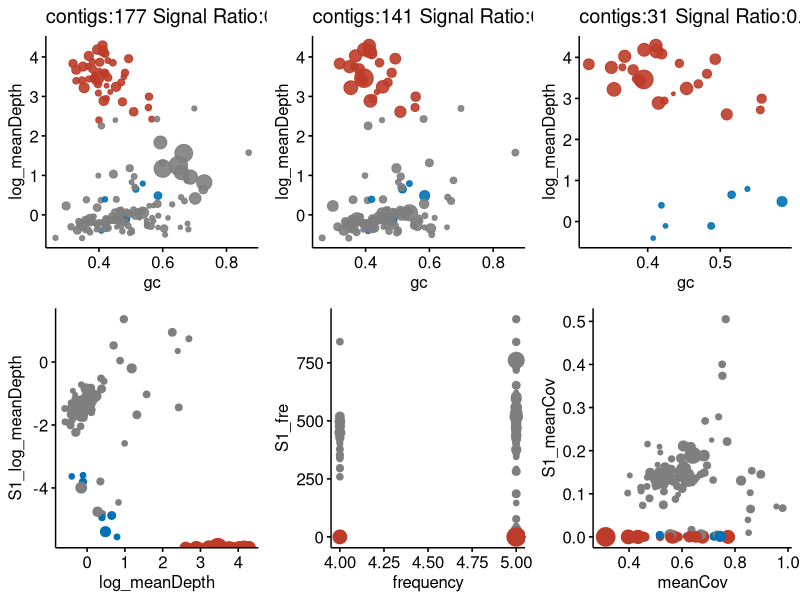

R code for this plot:
library(ggsci)
library(ggpubr)
CalSR <- function(data){
R = sum(data[which(data$Specy==1),]$length)/sum(data$length)
return(round(R,digits=4))
}
C = pal_nejm("default")(2)

#top
#left
Main <- read.table("hiv.V2.feature.txt",head=T,sep="\t")
Main$Specy = factor(Main$Specy)
Main$log_meanDepth = log(Main$meanDepth)
Main$S1_log_meanDepth = log(Main$S1_meanDep)
Main$ifCops = paste(Main$frequency>=4,Main$S1_fre<10,Main$Specy)

#right
colorsQ = c("grey50","grey50",C[1],"grey50",C[2],C[1])

f1_left = ggscatter(Main,"gc","log_meanDepth",color="ifCops",alpha=I(0.9),legend="none",palette=colorsQ,size="length",title=paste0("contigs:",dim(Main)[1]," Signal Ratio:",CalSR(Main)))
Main_m6 = Main[which(Main$frequency>=4),]
colorsQ = c("grey50",C[2],C[1])
f1_middle = ggscatter(Main_m6,"gc","log_meanDepth",color="ifCops",alpha=I(0.9),legend="none",palette=colorsQ,size="length",title=paste0("contigs:",dim(Main_m6)[1]," Signal Ratio:",CalSR(Main_m6)))
Main_m6_m10 = Main_m6[which(Main_m6$S1_fre<10),]
f1_right = ggscatter(Main_m6_m10,"gc","log_meanDepth",color="ifCops",alpha=I(0.9),legend="none",palette=c(C[2],C[1]),size="length",title=paste0("contigs:",dim(Main_m6_m10)[1]," Signal Ratio:",CalSR(Main_m6_m10)))
# bottom
p1 <- ggscatter(Main_m6,"log_meanDepth","S1_log_meanDepth",color="ifCops",palette=colorsQ,size="length",legend="none")
p2 <- ggscatter(Main_m6,"frequency","S1_fre",color="ifCops",palette=colorsQ,size="length",legend="none")
p3 <- ggscatter(Main_m6,"meanCov","S1_meanCov",color="ifCops",palette=colorsQ,size="length",legend="none")
ggarrange(f1_left,f1_middle,f1_right,p1,p2,p3)
